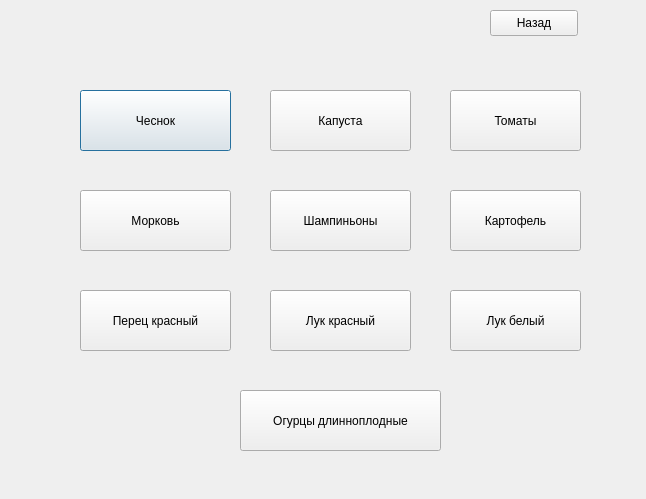
<?xml version="1.0" encoding="UTF-8"?>
<ui version="4.0">
 <class>vegetables</class>
 <widget class="QDialog" name="vegetables">
  <property name="geometry">
   <rect>
    <x>0</x>
    <y>0</y>
    <width>646</width>
    <height>499</height>
   </rect>
  </property>
  <property name="windowTitle">
   <string>Овощи</string>
  </property>
  <widget class="QPushButton" name="pushButton">
   <property name="geometry">
    <rect>
     <x>80</x>
     <y>90</y>
     <width>151</width>
     <height>61</height>
    </rect>
   </property>
   <property name="text">
    <string>Чеснок</string>
   </property>
  </widget>
  <widget class="QPushButton" name="pushButton_2">
   <property name="geometry">
    <rect>
     <x>270</x>
     <y>90</y>
     <width>141</width>
     <height>61</height>
    </rect>
   </property>
   <property name="text">
    <string>Капуста</string>
   </property>
  </widget>
  <widget class="QPushButton" name="pushButton_3">
   <property name="geometry">
    <rect>
     <x>450</x>
     <y>90</y>
     <width>131</width>
     <height>61</height>
    </rect>
   </property>
   <property name="text">
    <string>Томаты</string>
   </property>
  </widget>
  <widget class="QPushButton" name="pushButton_4">
   <property name="geometry">
    <rect>
     <x>240</x>
     <y>390</y>
     <width>201</width>
     <height>61</height>
    </rect>
   </property>
   <property name="text">
    <string>Огурцы длинноплодные</string>
   </property>
  </widget>
  <widget class="QPushButton" name="pushButton_5">
   <property name="geometry">
    <rect>
     <x>450</x>
     <y>190</y>
     <width>131</width>
     <height>61</height>
    </rect>
   </property>
   <property name="text">
    <string>Картофель</string>
   </property>
  </widget>
  <widget class="QPushButton" name="pushButton_6">
   <property name="geometry">
    <rect>
     <x>80</x>
     <y>290</y>
     <width>151</width>
     <height>61</height>
    </rect>
   </property>
   <property name="text">
    <string>Перец красный</string>
   </property>
  </widget>
  <widget class="QPushButton" name="pushButton_7">
   <property name="geometry">
    <rect>
     <x>450</x>
     <y>290</y>
     <width>131</width>
     <height>61</height>
    </rect>
   </property>
   <property name="text">
    <string>Лук белый</string>
   </property>
  </widget>
  <widget class="QPushButton" name="pushButton_8">
   <property name="geometry">
    <rect>
     <x>270</x>
     <y>290</y>
     <width>141</width>
     <height>61</height>
    </rect>
   </property>
   <property name="text">
    <string>Лук красный</string>
   </property>
  </widget>
  <widget class="QPushButton" name="pushButton_9">
   <property name="geometry">
    <rect>
     <x>80</x>
     <y>190</y>
     <width>151</width>
     <height>61</height>
    </rect>
   </property>
   <property name="text">
    <string>Морковь</string>
   </property>
  </widget>
  <widget class="QPushButton" name="pushButton_10">
   <property name="geometry">
    <rect>
     <x>270</x>
     <y>190</y>
     <width>141</width>
     <height>61</height>
    </rect>
   </property>
   <property name="text">
    <string>Шампиньоны</string>
   </property>
  </widget>
  <widget class="QPushButton" name="pushButton_11">
   <property name="geometry">
    <rect>
     <x>490</x>
     <y>10</y>
     <width>88</width>
     <height>26</height>
    </rect>
   </property>
   <property name="text">
    <string>Назад</string>
   </property>
  </widget>
 </widget>
 <resources/>
 <connections/>
</ui>
